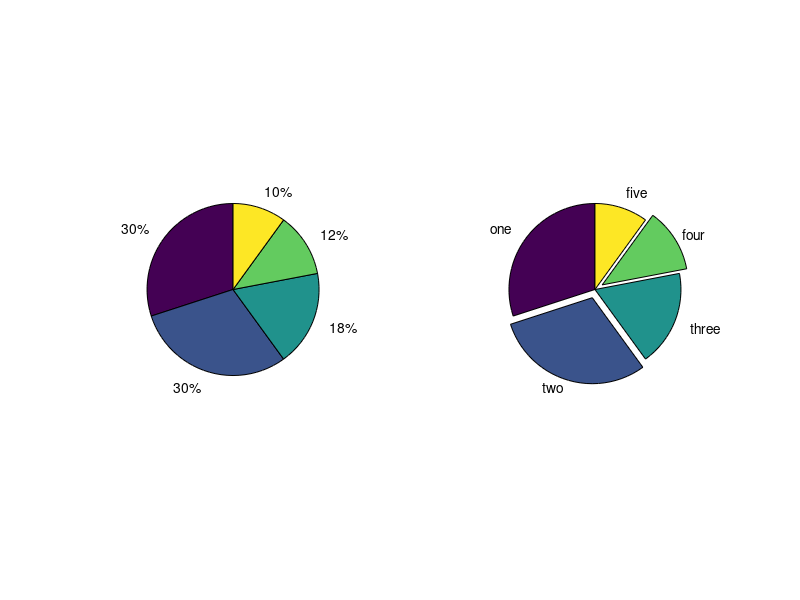
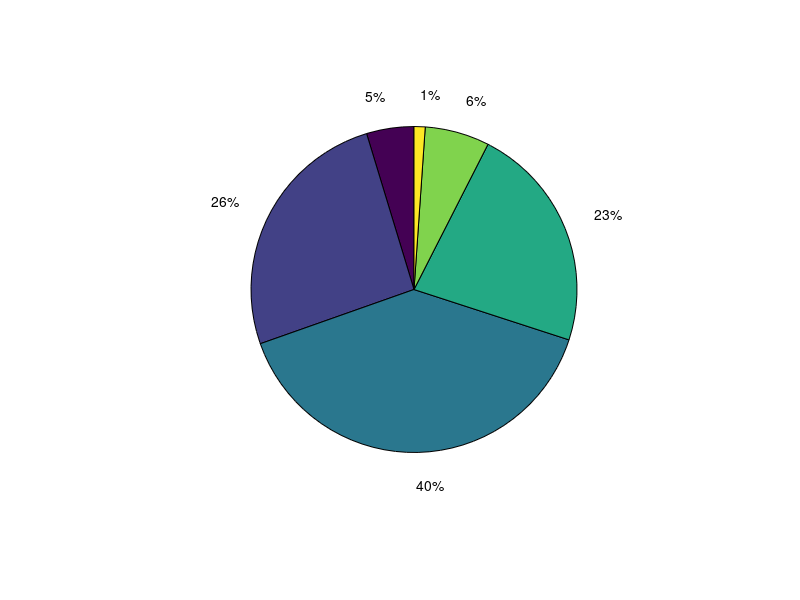

The MATLAB source for these figures, in order:
%%
%   COURSE: Master statistics and machine learning: intuition, math, code										
%      URL: udemy.com/course/statsml_x/?couponCode=202112 
% 
%  SECTION: Visualizing data
%    VIDEO: Pie charts
% 
%  TEACHER: Mike X Cohen, sincxpress.com
%

%%

% a clear MATLAB workspace is a clear mental workspace
close all; clear; clc
pkg load statistics % load Octave stats package

%% create data for the plot

nbins = 5;
totalN = 100;

rawdata = ceil(logspace(log10(1/2),log10(nbins-.01),totalN));

% prepare data for pie chart
uniquenums = unique(rawdata);
data4pie = zeros(length(uniquenums),1);

for i=1:length(uniquenums)
    data4pie(i) = sum(rawdata==uniquenums(i));
end

%% show the pie chart

figure(1), clf

subplot(121)
pie(data4pie)

subplot(122)
pie(data4pie',[0 30 0 1 0],{'one','two','three','four','five'})

%% for continuous data

% generate log-normal distribution
data = exp( randn(1000,1)/10 );


figure(2), clf

% generate bins using histogram
histbins = hist(data,6);

% and show that as a pie chart
pie(histbins)

%% done.
